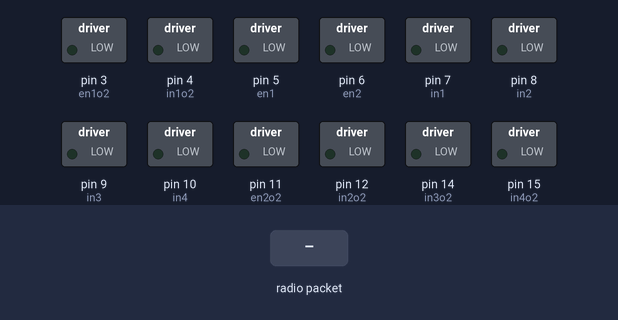
A sketch run on a simulated Arduino Uno, built with avr-gcc and run on an emulated ATmega328P. Shown: switched loads named in the sketch (green lamp = pin HIGH). The test bench sets the inputs (shaded band). No radio packets arrive unless stated; what the sketch prints to the serial monitor is not drawn.

Above: at 1.2 s.
1.3 s: radio packet "w" arrives
At 1.6 s:
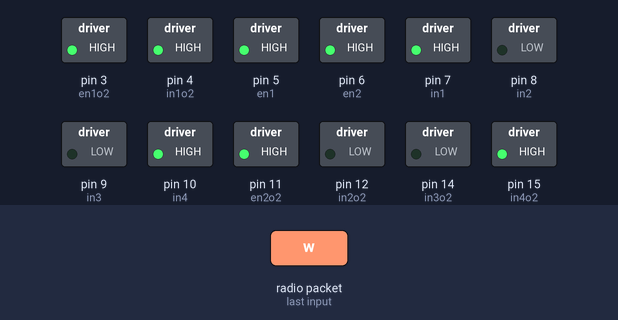
2.8 s: radio packet "s" arrives
At 3.9 s:
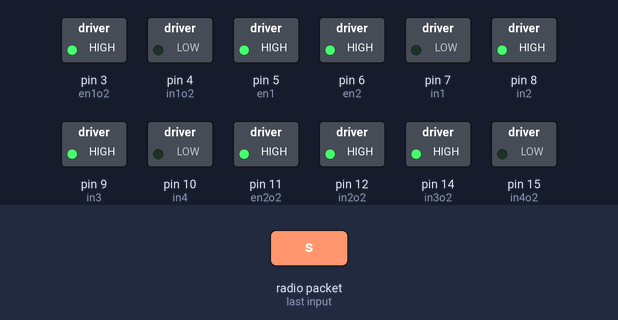
4.3 s: radio packet "z" arrives
At 5.1 s:
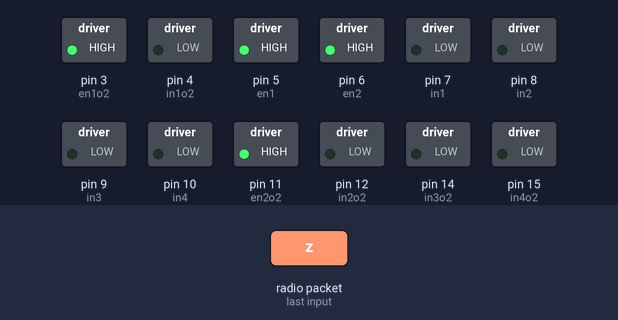
5.8 s: radio packet "a" arrives
At 6.2 s:
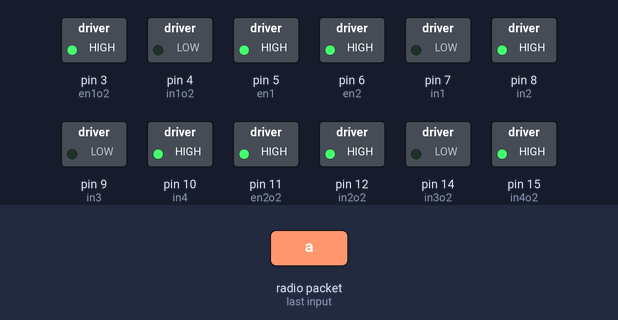
7.3 s: radio packet "d" arrives
At 8.5 s:
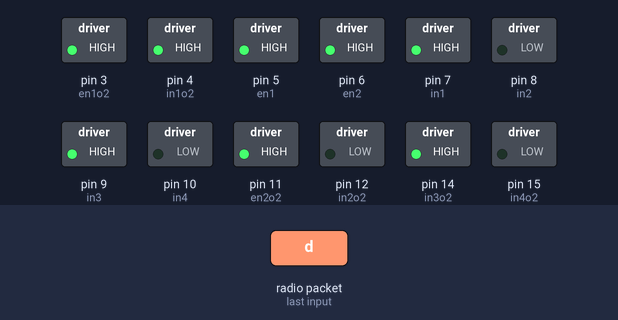
Timing chart, 0 to 9.8 s (numbered marks = the images above; inputs shaded):
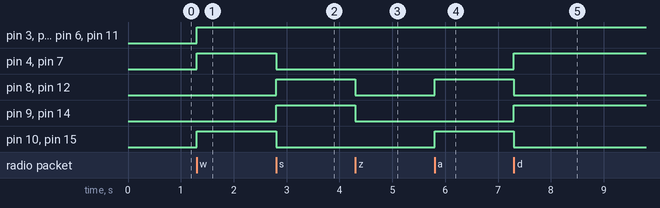

The sketch:

receiver.ino
```cpp
// RECIEVER CODE


  #include <VirtualWire.h>

int en1 = 5;
 int en2 = 6;
 int in1 = 7;
 int in2 = 8;
 int in3 = 9;
 int in4 = 10;

 int en1o2 = 3;
 int en2o2 = 11;
 int in1o2 = 4;
 int in2o2 = 12;
 int in3o2 = 14;
 int in4o2 = 15;
 int motorPin[] = {3, 4, 5, 6, 7, 8, 9, 10, 11, 12, 14, 15};

void setup()
{
    Serial.begin(9600);
    Serial.println("setup");
    vw_setup(2000);
    vw_set_rx_pin(2);
    vw_rx_start();


 for (int i = 0; i < 12; i++)
 {
        pinMode(motorPin[i], OUTPUT);
 }

}

void loop()
{


    uint8_t buf[VW_MAX_MESSAGE_LEN];
    uint8_t buflen = VW_MAX_MESSAGE_LEN;

    if (vw_get_message(buf, &buflen))
    {
	int i;

        digitalWrite(13, true);


	for (i = 0; i < buflen; i++)
	{
	    Serial.print(buf[i]);
        if(buf[i] == 'w')
        {
          forward();
        }
        if(buf[i] == 's')
      {
        backward();
      }
        if(buf[i] == 'z')
      {
        stopMotor();
      }
        if(buf[i] == 'a')
      {
        left();
      }
        if(buf[i] == 'd')
        {
          right();
        }

	}

        digitalWrite(13, false);

   }
}


void forward()
{
  digitalWrite(en1,HIGH);
  digitalWrite(en2,HIGH);
  digitalWrite(en1o2,HIGH);
  digitalWrite(en2o2,HIGH);
  digitalWrite(in1,HIGH);
  digitalWrite(in1o2,HIGH);
  digitalWrite(in2,LOW);
  digitalWrite(in2o2,LOW);
  digitalWrite(in3,LOW);
  digitalWrite(in3o2,LOW);
  digitalWrite(in4,HIGH);
  digitalWrite(in4o2,HIGH);
  }


void backward()
{
  digitalWrite(en1,HIGH);
  digitalWrite(en2,HIGH);
  digitalWrite(en1o2,HIGH);
  digitalWrite(en2o2,HIGH);
  digitalWrite(in1,LOW);
  digitalWrite(in1o2,LOW);
  digitalWrite(in2,HIGH);
  digitalWrite(in2o2,HIGH);
  digitalWrite(in3,HIGH);
  digitalWrite(in3o2,HIGH);
  digitalWrite(in4,LOW);
  digitalWrite(in4o2,LOW);

}

void left()
{
  digitalWrite(en1,HIGH);
  digitalWrite(en2,HIGH);
  digitalWrite(en1o2,HIGH);
  digitalWrite(en2o2,HIGH);
  digitalWrite(in1,LOW);
  digitalWrite(in1o2,LOW);
  digitalWrite(in2,HIGH);
  digitalWrite(in2o2,HIGH);
  digitalWrite(in3,LOW);
  digitalWrite(in3o2,LOW);
  digitalWrite(in4,HIGH);
  digitalWrite(in4o2,HIGH);

}

void right()
{
  digitalWrite(en1,HIGH);
  digitalWrite(en2,HIGH);
  digitalWrite(en1o2,HIGH);
  digitalWrite(en2o2,HIGH);
  digitalWrite(in1,HIGH);
  digitalWrite(in1o2,HIGH);
  digitalWrite(in2,LOW);
  digitalWrite(in2o2,LOW);
  digitalWrite(in3,HIGH);
  digitalWrite(in3o2,HIGH);
  digitalWrite(in4,LOW);
  digitalWrite(in4o2,LOW);

}

void stopMotor()
{
  digitalWrite(en1,HIGH);
  digitalWrite(en2,HIGH);
  digitalWrite(en1o2,HIGH);
  digitalWrite(en2o2,HIGH);
  digitalWrite(in1,LOW);
  digitalWrite(in1o2,LOW);
  digitalWrite(in2,LOW);
  digitalWrite(in2o2,LOW);
  digitalWrite(in3,LOW);
  digitalWrite(in3o2,LOW);
  digitalWrite(in4,LOW);
  digitalWrite(in4o2,LOW);
}
```

Measured:
- after the input at 1.3 s, pin 3 (en1o2), pin 4 (in1o2), pin 5 (en1), pin 6 (en2), pin 7 (in1), pin 10 (in4), pin 11 (en2o2), pin 15 (in4o2): LOW → HIGH at once
- after the input at 2.8 s, pin 4 (in1o2), pin 7 (in1), pin 10 (in4), pin 15 (in4o2): HIGH → LOW at once; pin 8 (in2), pin 9 (in3), pin 12 (in2o2), pin 14 (in3o2): LOW → HIGH at once
- after the input at 4.3 s, pin 8 (in2), pin 9 (in3), pin 12 (in2o2), pin 14 (in3o2): HIGH → LOW at once
- after the input at 5.8 s, pin 8 (in2), pin 10 (in4), pin 12 (in2o2), pin 15 (in4o2): LOW → HIGH at once
- after the input at 7.3 s, pin 4 (in1o2), pin 7 (in1), pin 9 (in3), pin 14 (in3o2): LOW → HIGH at once; pin 8 (in2), pin 10 (in4), pin 12 (in2o2), pin 15 (in4o2): HIGH → LOW at once
